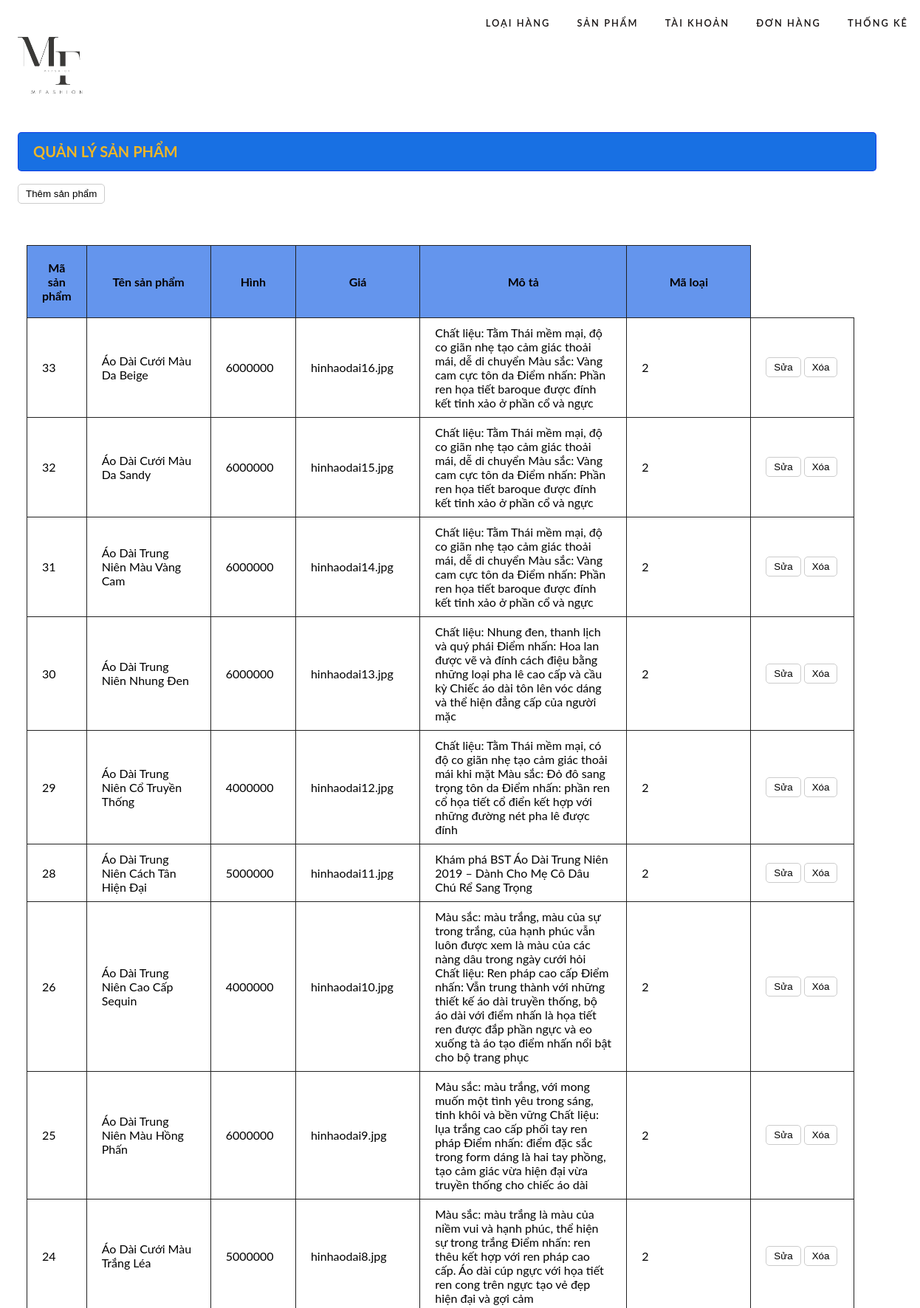
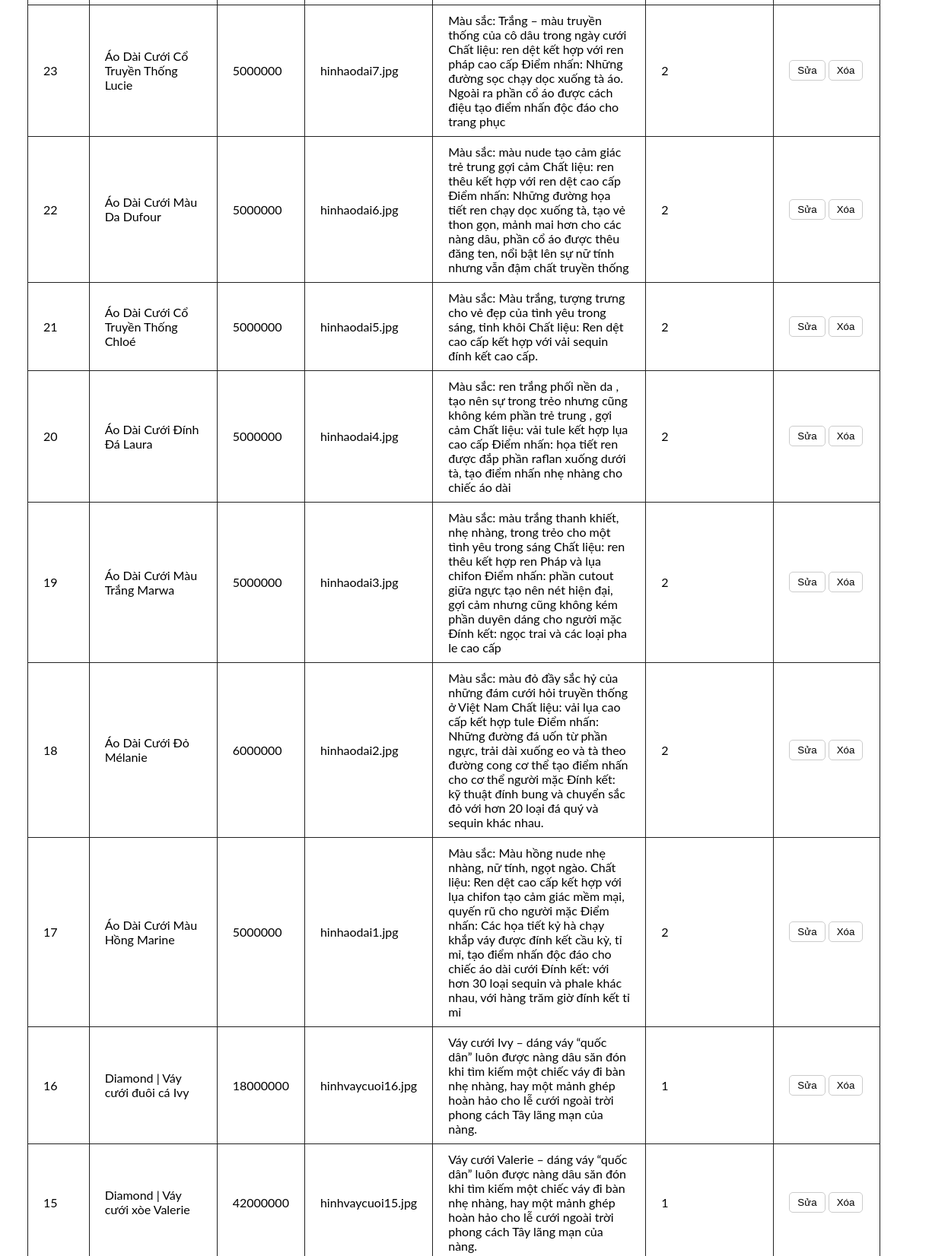
/admin/index.php?act=listsp (upper part), run on the app's committed database (2 pictures, top to bottom).
### tables this page shows
CREATE TABLE `sanpham` (
  `idsp` int(11) NOT NULL,
  `tensp` varchar(50) NOT NULL,
  `giamoi` int(11) NOT NULL,
  `giacu` varchar(20) NOT NULL,
  `hinh` varchar(255) NOT NULL,
  `mota` text NOT NULL,
  `loaisp` int(11) UNSIGNED ZEROFILL NOT NULL
);

### admin/model/pdo.php (called while the page is built, shortened)
<?php
function pdo_get_connection(){
    $dburl = "mysql:host=localhost;dbname=thoitrang;charset=utf8";
    $username = 'root';
    $password = '';
    $conn = new PDO($dburl, $username, $password);
    $conn->setAttribute(PDO::ATTR_ERRMODE, PDO::ERRMODE_EXCEPTION);
    return $conn;
}
function pdo_query($sql){
    $sql_args = array_slice(func_get_args(), 1);
    try{
        $conn = pdo_get_connection();
        $stmt = $conn->prepare($sql);
        $stmt->execute($sql_args);
        $rows = $stmt->fetchAll();
        return $rows;
    }
    catch(PDOException $e){
        throw $e;
    }
    finally{
        unset($conn);
    }
}

### admin/model/sanpham.php (called while the page is built, shortened)
<?php
    function loatall_sanpham(){
        $sql="select* from sanpham order by idsp desc";
        $listsp=pdo_query($sql);
        return $listsp;
    }
?>

### admin/sanpham/list.php (the view)
<div class="row">
        <div class="row header">
            <H1>QUẢN LÝ SẢN PHẨM</H1>
        </div>
        <div class="row mb20">
                    <a href="index.php?act=addsp"><input type="button" value="Thêm sản phẩm"></a>
                </div>
        <div class="row formcontent">
                <div class="row mb10 formdsloai">
                    <table>
                        <tr>
                            <th>Mã sản phẩm</th>
                            <th>Tên sản phẩm</th>
                            <th>Hình</th>
                            <th>Giá</th>
                            <th>Mô tả</th>
                            <th>Mã loại</th>
                        </tr>
                        <?php
                            foreach($listsp as $sanpham){
                                extract($sanpham);
                                $suasp="index.php?act=suasp&idsp=".$idsp;
                                $xoasp="index.php?act=xoasp&idsp=".$idsp;
                                echo '<tr>
                                <td>'.$idsp.'</td>
                                <td>'.$tensp.'</td>
                                <td>'.$giamoi.'</td>
                                <td>'.$hinh.'</td>
                                <td>'.$mota.'</td>
                                <td>'.$loaisp.'</td>
                                <td><a href="'.$suasp.'"><input type="button" value="Sửa"></a> <a href="'.$xoasp.'"><input type="button" value="Xóa"></a></td>
                            </tr>';
                            }
                        ?>
                    </table>
                </div>
        </div>
    </div>

### admin/admin.css (style rules this page uses)
body { margin: 0; font-size: 90%; background: #fff; font-family: 'Lato', sans-serif; scroll-behavior: smooth; }
body a { text-decoration: none; transition: 0.5s all; -webkit-transition: 0.5s all; -moz-transition: 0.5s all; -o-transition: 0.5s all; -ms-transition: 0.5s all; }
th { background-color: #007bff; color: #FFF; }
.row { float: left; width: 100%; margin: 12px 12px; }
.row .header { background-color: #1870e3; border: 1px #0725e9af solid; color: #f0b626; border-radius: 5px; font-size: 10px; padding: 0px 20px; }
.formcontent { padding: 20px 0px; }
.formcontent input[type="submit"], .formcontent input[type="reset"], .formcontent input[type="button"] { border-radius: 5px; padding: 5px 10px; background-color: white; border: 1px #CCC solid; }
.mb10 { margin-bottom: 10px; }
.formdsloai table { width: 90%; border-collapse: collapse; }
.formdsloai table th { width: 5%; padding: 20px 20px; color: #050101; background-color: cornflowerblue; border: 1px #212121 solid; }
.formdsloai table th:nth-child(2) { width: 20%; color: #050101; background-color: cornflowerblue; }
.formdsloai table th:nth-child(3) { width: 25%; color: #050101; background-color: cornflowerblue; }
.formdsloai table th:nth-child(4) { width: 15%; color: #050101; background-color: cornflowerblue; }
.formdsloai table th:nth-child(5) { width: 10%; color: #050101; background-color: cornflowerblue; }
.formdsloai table th:nth-child(6) { width: 30%; color: #050101; background-color: cornflowerblue; }
.formdsloai table td { padding: 10px 20px; border: 1px #212121 solid; }
.mb20 { margin-top: 10px; }
.mb20 input[type="button"] { border-radius: 5px; padding: 5px 10px; background-color: white; border: 1px #CCC solid; }

### admin/view/header.php (style rules this page uses)
body { font-size: 100%; }
.row { float: left; width: 100%; margin: 12px 12px; }
.row .header { width: 90%; }
.mb20 { margin-top: 5px; }
.mb20 input[type="button"] { border-radius: 5px; padding: 5px 10px; background-color: white; border: 1px #CCC solid; }
.formdsloai table th { width: 5%; color: #050101; background-color: cornflowerblue; border: 1px #212121 solid; }
.formdsloai table th:nth-child(2) { width: 15%; color: #050101; background-color: cornflowerblue; }
.formdsloai table th:nth-child(3) { width: 10%; color: #050101; background-color: cornflowerblue; }
.formdsloai table th:nth-child(4) { width: 10%; color: #050101; background-color: cornflowerblue; }
.formdsloai table th:nth-child(5) { width: 25%; color: #050101; background-color: cornflowerblue; }
.formdsloai table th:nth-child(6) { width: 15%; color: #050101; background-color: cornflowerblue; }

### data on the page
sanpham: idsp "33", tensp "Áo Dài Cưới Màu Da Beige", giamoi "6000000", hinh "hinhaodai16.jpg", mota "Chất liệu: Tằm Thái mềm mại, độ co giãn nhẹ tạo cảm giác thoải mái, dễ di chuyển Màu sắc: Vàng cam cực tôn da Điểm nhấn: Phần ren họa tiết baroque được đính kết tinh xảo ở phần cổ và ngực", loaisp "2"
sanpham: idsp "32", tensp "Áo Dài Cưới Màu Da Sandy", giamoi "6000000", hinh "hinhaodai15.jpg", mota "Chất liệu: Tằm Thái mềm mại, độ co giãn nhẹ tạo cảm giác thoải mái, dễ di chuyển Màu sắc: Vàng cam cực tôn da Điểm nhấn: Phần ren họa tiết baroque được đính kết tinh xảo ở phần cổ và ngực", loaisp "2"
sanpham: idsp "31", tensp "Áo Dài Trung Niên Màu Vàng Cam", giamoi "6000000", hinh "hinhaodai14.jpg", mota "Chất liệu: Tằm Thái mềm mại, độ co giãn nhẹ tạo cảm giác thoải mái, dễ di chuyển Màu sắc: Vàng cam cực tôn da Điểm nhấn: Phần ren họa tiết baroque được đính kết tinh xảo ở phần cổ và ngực", loaisp "2"
sanpham: idsp "30", tensp "Áo Dài Trung Niên Nhung Đen", giamoi "6000000", hinh "hinhaodai13.jpg", mota "Chất liệu: Nhung đen, thanh lịch và quý phái Điểm nhấn: Hoa lan được vẽ và đính cách điệu bằng những loại pha lê cao cấp và cầu kỳ Chiếc áo dài tôn lên vóc dáng và thể hiện đẳng cấp của người mặc", loaisp "2"
sanpham: idsp "29", tensp "Áo Dài Trung Niên Cổ Truyền Thống", giamoi "4000000", hinh "hinhaodai12.jpg", mota "Chất liệu: Tằm Thái mềm mại, có độ co giãn nhẹ tạo cảm giác thoải mái khi mặt Màu sắc: Đỏ đô sang trọng tôn da Điểm nhấn: phần ren cổ họa tiết cổ điển kết hợp với những đường nét pha lê được đính", loaisp "2"
sanpham: idsp "28", tensp "Áo Dài Trung Niên Cách Tân Hiện Đại", giamoi "5000000", hinh "hinhaodai11.jpg", mota "Khám phá BST Áo Dài Trung Niên 2019 – Dành Cho Mẹ Cô Dâu Chú Rể Sang Trọng", loaisp "2"
sanpham: idsp "26", tensp "Áo Dài Trung Niên Cao Cấp Sequin", giamoi "4000000", hinh "hinhaodai10.jpg", mota "Màu sắc: màu trắng, màu của sự trong trắng, của hạnh phúc vẫn luôn được xem là màu của các nàng dâu trong ngày cưới hỏi Chất liệu: Ren pháp cao cấp Điểm nhấn: Vẫn trung thành với những thiết kế áo dài truyền thống, bộ áo dài với điểm nhấn là họa tiết ren được đắp phần ngực và eo xuống tà áo tạo điểm nhấn nổi bật cho bộ trang phục", loaisp "2"
sanpham: idsp "25", tensp "Áo Dài Trung Niên Màu Hồng Phấn", giamoi "6000000", hinh "hinhaodai9.jpg", mota "Màu sắc: màu trắng, với mong muốn một tình yêu trong sáng, tinh khôi và bền vững Chất liệu: lụa trắng cao cấp phối tay ren pháp Điểm nhấn: điểm đặc sắc trong form dáng là hai tay phồng, tạo cảm giác vừa hiện đại vừa truyền thống cho chiếc áo dài", loaisp "2"
sanpham: idsp "24", tensp "Áo Dài Cưới Màu Trắng Léa", giamoi "5000000", hinh "hinhaodai8.jpg", mota "Màu sắc: màu trắng là màu của niềm vui và hạnh phúc, thể hiện sự trong trắng Điểm nhấn: ren thêu kết hợp với ren pháp cao cấp. Áo dài cúp ngực với họa tiết ren cong trên ngực tạo vẻ đẹp hiện đại và gợi cảm", loaisp "2"
sanpham: idsp "23", tensp "Áo Dài Cưới Cổ Truyền Thống Lucie", giamoi "5000000", hinh "hinhaodai7.jpg", mota "Màu sắc: Trắng – màu truyền thống của cô dâu trong ngày cưới Chất liệu: ren dệt kết hợp với ren pháp cao cấp Điểm nhấn: Những đường sọc chạy dọc xuống tà áo. Ngoài ra phần cổ áo được cách điệu tạo điểm nhấn độc đáo cho trang phục", loaisp "2"
sanpham: idsp "22", tensp "Áo Dài Cưới Màu Da Dufour", giamoi "5000000", hinh "hinhaodai6.jpg", mota "Màu sắc: màu nude tạo cảm giác trẻ trung gợi cảm Chất liệu: ren thêu kết hợp với ren dệt cao cấp Điểm nhấn: Những đường họa tiết ren chạy dọc xuống tà, tạo vẻ thon gọn, mảnh mai hơn cho các nàng dâu, phần cổ áo được thêu đăng ten, nổi bật lên sự nữ tính nhưng vẫn đậm chất truyền thống", loaisp "2"
sanpham: idsp "21", tensp "Áo Dài Cưới Cổ Truyền Thống Chloé", giamoi "5000000", hinh "hinhaodai5.jpg", mota "Màu sắc: Màu trắng, tượng trưng cho vẻ đẹp của tình yêu trong sáng, tinh khôi Chất liệu: Ren dệt cao cấp kết hợp với vải sequin đính kết cao cấp.", loaisp "2"
sanpham: idsp "20", tensp "Áo Dài Cưới Đính Đá Laura", giamoi "5000000", hinh "hinhaodai4.jpg", mota "Màu sắc: ren trắng phối nền da , tạo nên sự trong trẻo nhưng cũng không kém phần trẻ trung , gợi cảm Chất liệu: vải tule kết hợp lụa cao cấp Điểm nhấn: họa tiết ren được đắp phần raflan xuống dưới tà, tạo điểm nhấn nhẹ nhàng cho chiếc áo dài", loaisp "2"
sanpham: idsp "19", tensp "Áo Dài Cưới Màu Trắng Marwa", giamoi "5000000", hinh "hinhaodai3.jpg", mota "Màu sắc: màu trắng thanh khiết, nhẹ nhàng, trong trẻo cho một tình yêu trong sáng Chất liệu: ren thêu kết hợp ren Pháp và lụa chifon Điểm nhấn: phần cutout giữa ngực tạo nên nét hiện đại, gợi cảm nhưng cũng không kém phần duyên dáng cho người mặc Đính kết: ngọc trai và các loại pha le cao cấp", loaisp "2"
sanpham: idsp "18", tensp "Áo Dài Cưới Đỏ Mélanie", giamoi "6000000", hinh "hinhaodai2.jpg", mota "Màu sắc: màu đỏ đầy sắc hỷ của những đám cưới hỏi truyền thống ở Việt Nam Chất liệu: vải lụa cao cấp kết hợp tule Điểm nhấn: Những đường đá uốn từ phần ngực, trải dài xuống eo và tà theo đường cong cơ thể tạo điểm nhấn cho cơ thể người mặc Đính kết: kỹ thuật đính bung và chuyển sắc đỏ với hơn 20 loại đá quý và sequin khác nhau.", loaisp "2"
sanpham: idsp "17", tensp "Áo Dài Cưới Màu Hồng Marine", giamoi "5000000", hinh "hinhaodai1.jpg", mota "Màu sắc: Màu hồng nude nhẹ nhàng, nữ tính, ngọt ngào. Chất liệu: Ren dệt cao cấp kết hợp với lụa chifon tạo cảm giác mềm mại, quyến rũ cho người mặc Điểm nhấn: Các họa tiết kỷ hà chạy khắp váy được đính kết cầu kỳ, tỉ mỉ, tạo điểm nhấn độc đáo cho chiếc áo dài cưới Đính kết: với hơn 30 loại sequin và phale khác nhau, với hàng trăm giờ đính kết tỉ mỉ", loaisp "2"
sanpham: idsp "16", tensp "Diamond | Váy cưới đuôi cá Ivy", giamoi "18000000", hinh "hinhvaycuoi16.jpg", mota "Váy cưới Ivy – dáng váy “quốc dân” luôn được nàng dâu săn đón khi tìm kiếm một chiếc váy đi bàn nhẹ nhàng, hay một mảnh ghép hoàn hảo cho lễ cưới ngoài trời phong cách Tây lãng mạn của nàng.", loaisp "1"
sanpham: idsp "15", tensp "Diamond | Váy cưới xòe Valerie", giamoi "42000000", hinh "hinhvaycuoi15.jpg", mota "Váy cưới Valerie – dáng váy “quốc dân” luôn được nàng dâu săn đón khi tìm kiếm một chiếc váy đi bàn nhẹ nhàng, hay một mảnh ghép hoàn hảo cho lễ cưới ngoài trời phong cách Tây lãng mạn của nàng.", loaisp "1"
